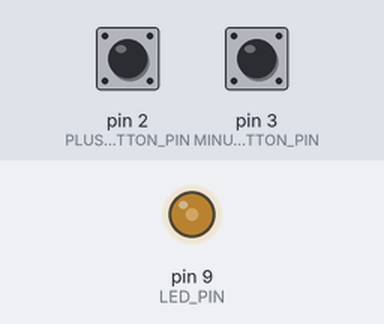
Simulated run of this sketch. Board: Arduino Uno, built with avr-gcc and run on an emulated ATmega328P. Parts: output pins drawn as LEDs (lit = HIGH). Inputs (shaded band) come from the test bench; at power-on: pin 2 (PLUS_BUTTON_PIN) HIGH, pin 3 (MINUS_BUTTON_PIN) HIGH.

Above: at 1.2 s.
1.3 s: pin 2 (PLUS_BUTTON_PIN) pulled LOW for 0.15 s
At 2.4 s:
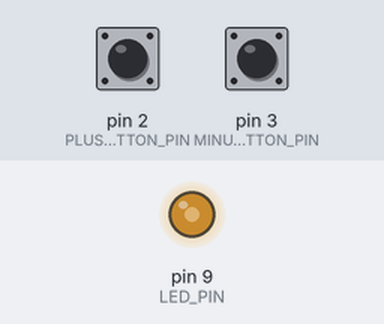
2.9 s: pin 2 (PLUS_BUTTON_PIN) pulled LOW for 1 s
At 3.6 s:
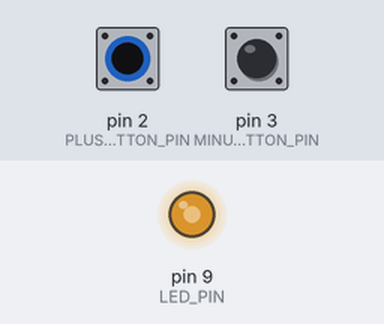
5.4 s: pin 2 (PLUS_BUTTON_PIN) pulled LOW for 0.15 s
At 6.6 s:
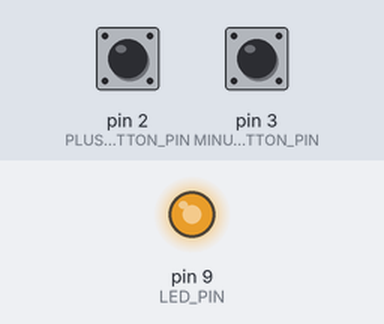
7.0 s: pin 3 (MINUS_BUTTON_PIN) pulled LOW for 0.15 s
At 8.0 s:
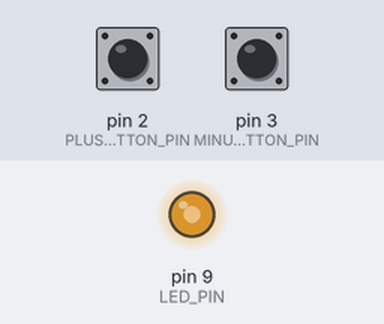
8.6 s: pin 2 (PLUS_BUTTON_PIN) pulled LOW for 3.2 s
At 9.2 s:
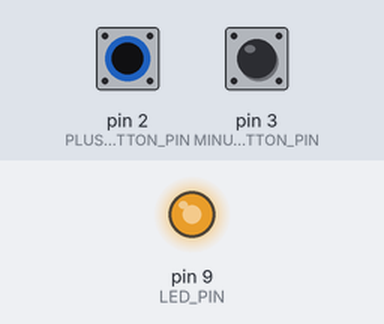
13.3 s: pin 3 (MINUS_BUTTON_PIN) pulsed LOW 5 times (0.12 s each, 0.3 s apart)
At 14.9 s:
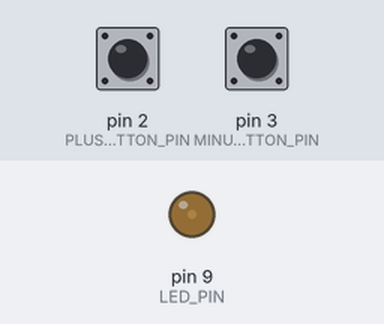
Timing chart, 0 to 16.4 s (numbered marks = the images above; inputs shaded):
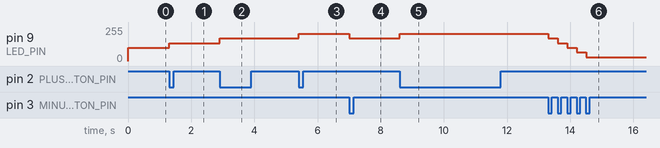

The sketch:

p110_plus_minus_light.ino
```cpp
#define PLUS_BUTTON_PIN     2
#define MINUS_BUTTON_PIN    3
#define LED_PIN             9

int brightness = 100;
boolean plusUp = true;
boolean minusUp = true;

void setup()
{
  pinMode(LED_PIN, OUTPUT);
  pinMode(PLUS_BUTTON_PIN, INPUT_PULLUP);
  pinMode(MINUS_BUTTON_PIN, INPUT_PULLUP);
}

void loop()
{
  analogWrite(LED_PIN, brightness);
  // реагируем на нажатия с помощью функции, написанной нами
  plusUp = handleClick(PLUS_BUTTON_PIN, plusUp, +35);
  minusUp = handleClick(MINUS_BUTTON_PIN, minusUp, -35);
}
// Собственная функция с 3 параметрами: номером пина с кнопкой
// (buttonPin), состоянием до проверки (wasUp) и градацией
// яркости при клике на кнопку (delta). Функция возвращает
// (англ. return) обратно новое, текущее состояние кнопки
boolean handleClick(int buttonPin, boolean wasUp, int delta)
{
  boolean isUp = digitalRead(buttonPin);
  if (wasUp && !isUp) {
    delay(10);
    isUp = digitalRead(buttonPin);
    // если был клик, меняем яркость в пределах от 0 до 255
    if (!isUp)
      brightness = constrain(brightness + delta, 0, 255);
  }
  return isUp; // возвращаем значение обратно, в вызывающий код
}
```

Measured:
- after the input at 1.3 s, pin 9 (LED_PIN): 100/255 → 135/255 at once
- after the input at 2.9 s, pin 9 (LED_PIN): 135/255 → 170/255 at once
- after the input at 5.4 s, pin 9 (LED_PIN): 170/255 → 205/255 at once
- after the input at 7.0 s, pin 9 (LED_PIN): 205/255 → 170/255 at once
- after the input at 8.6 s, pin 9 (LED_PIN): 170/255 → 205/255 at once
- after the input at 13.3 s, pin 9 (LED_PIN): moves from 205/255 to 30/255 over 1.2 s, starting at once
